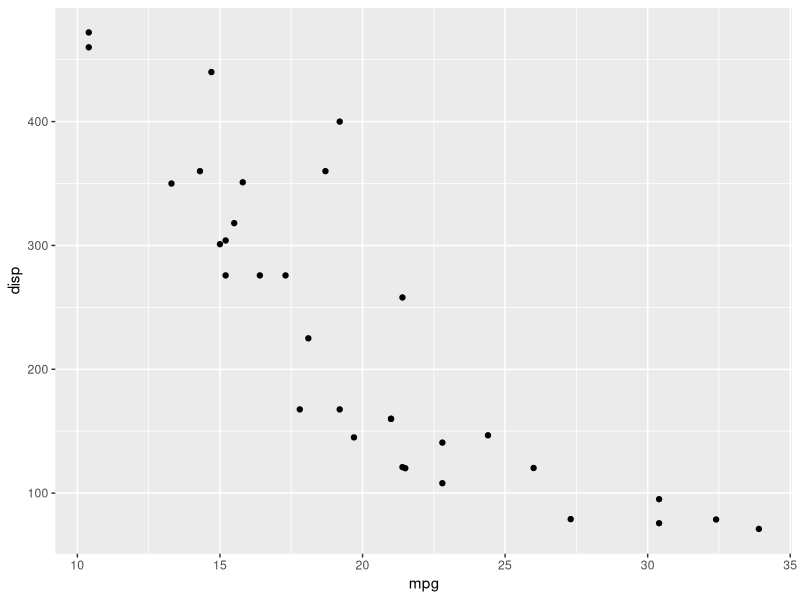
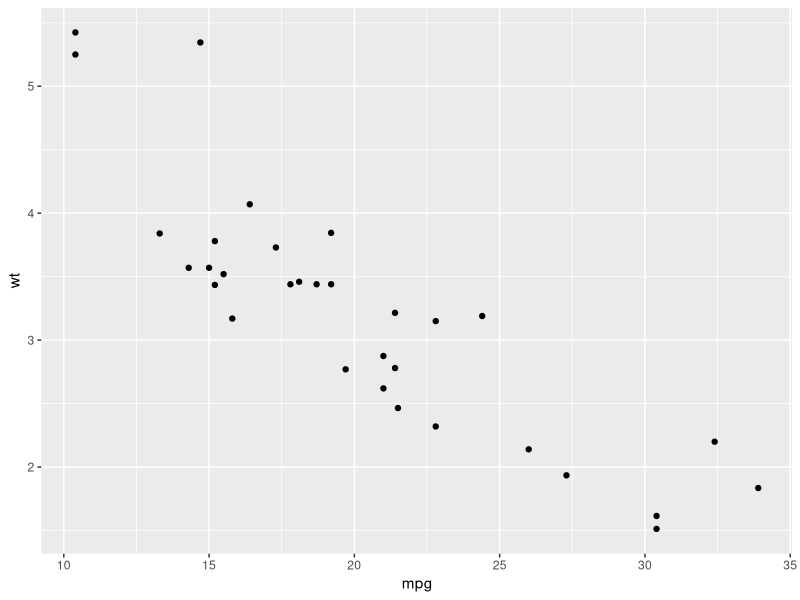
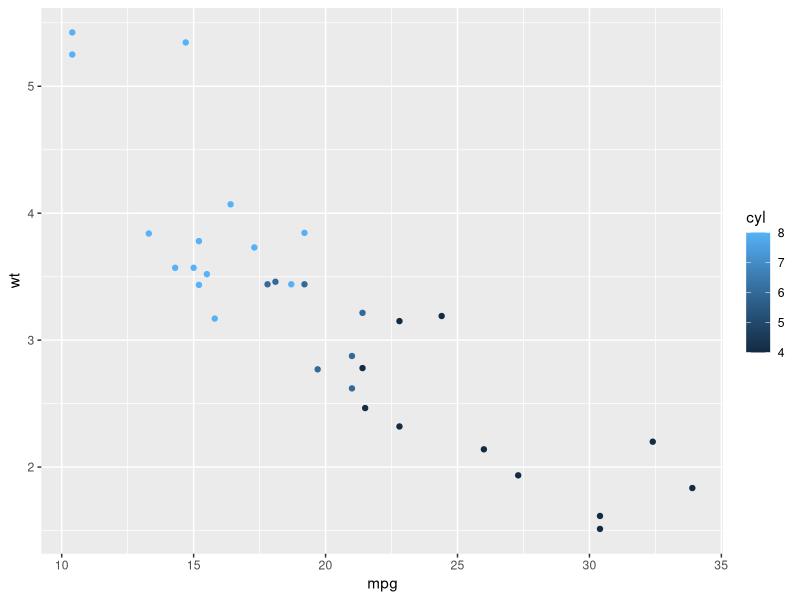
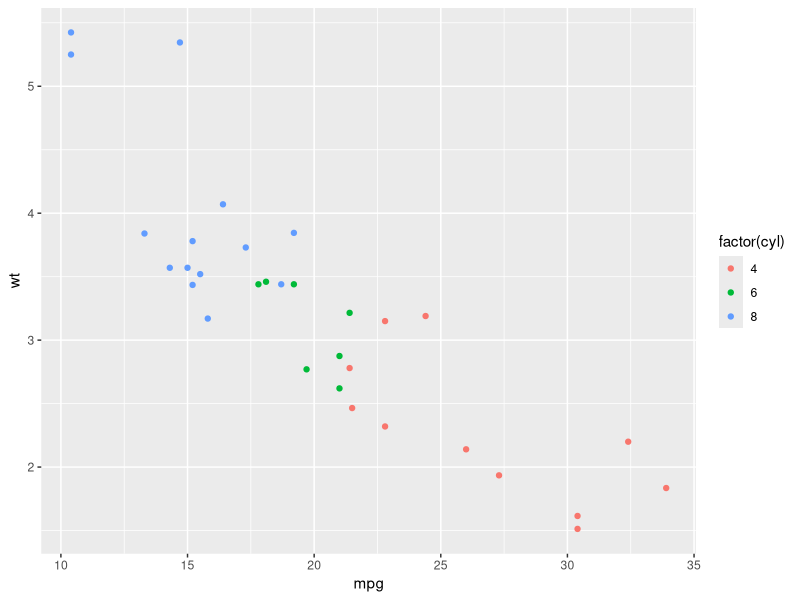
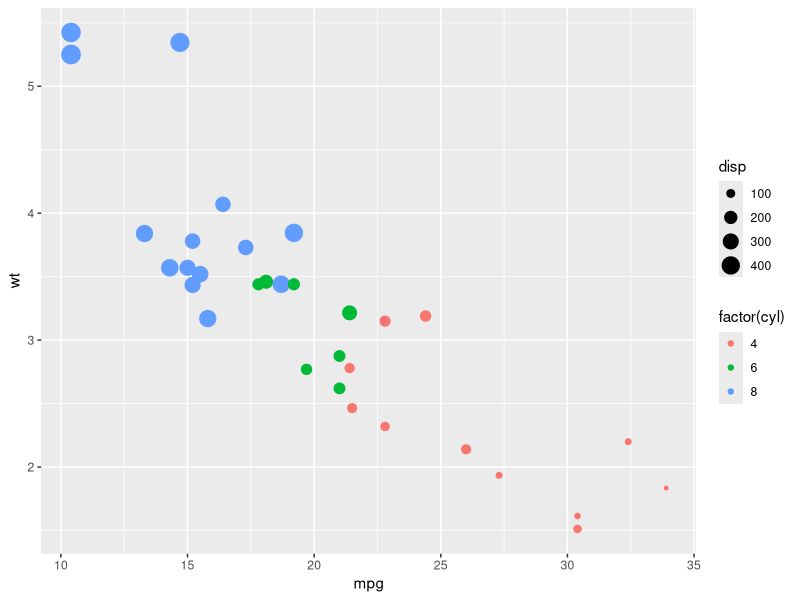
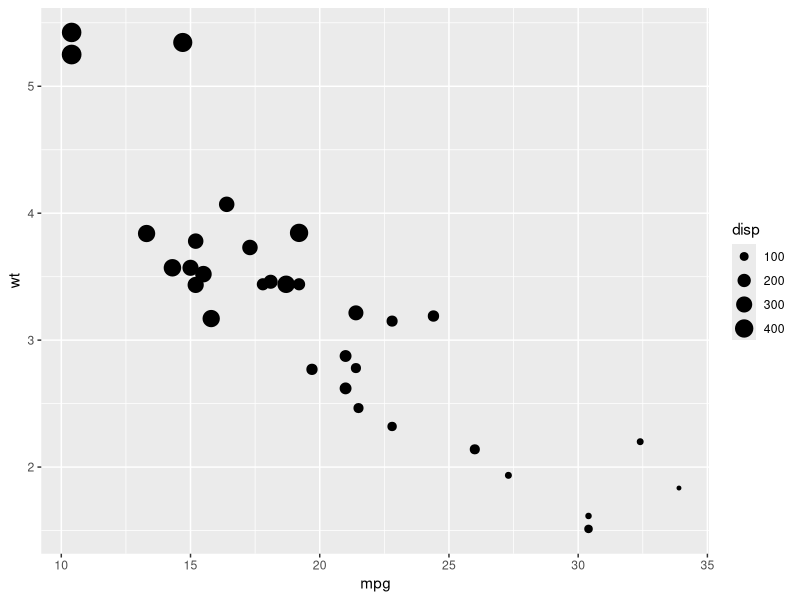
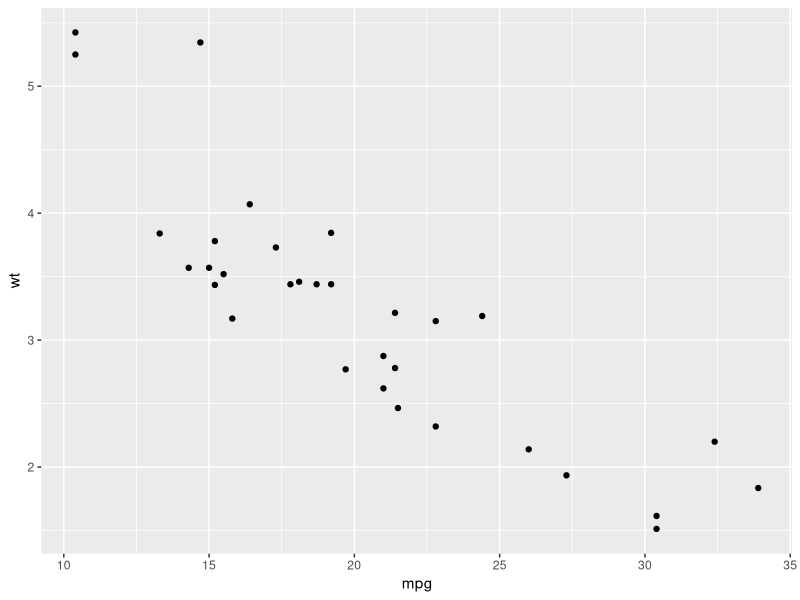
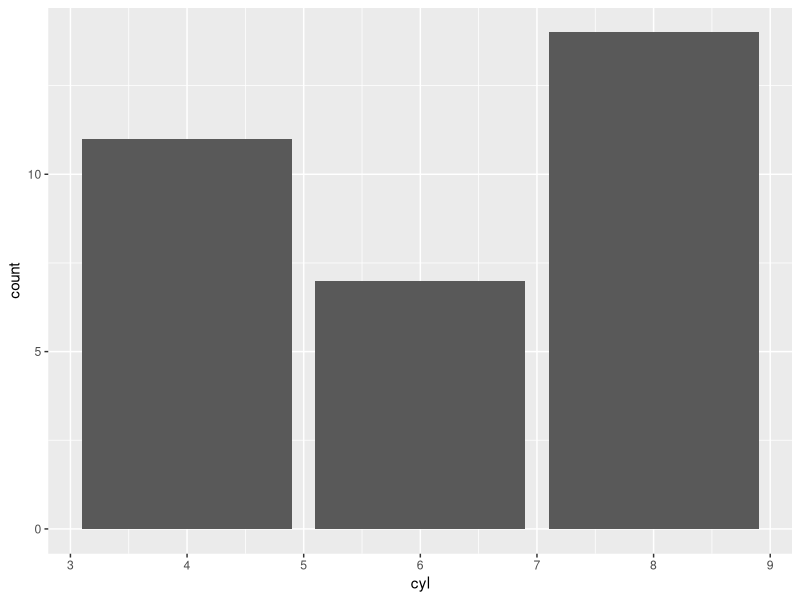

Recreate these plots in R, in order.
## ---- chunk 1
options(htmltools.dir.version = FALSE, fig.height = 5, fig.width = 7)
library(tidyverse)
mtcars <- as_tibble(mtcars)
## ---- chunk 2
mtcars
## ---- chunk 3
ggplot(data = mtcars) + 
  aes(x = mpg, y = disp) + 
  geom_point()
## ---- chunk 4
ggplot(mtcars) + 
  aes(x = mpg, y = wt) + #<<
  geom_point()
## ---- chunk 5
ggplot(mtcars) + 
  aes(x = mpg, y = wt, color = cyl) + #<<
  geom_point()
## ---- chunk 6
ggplot(mtcars) + 
  aes(x = mpg, y = wt, color = factor(cyl)) + #<<
  geom_point()
## ---- chunk 7
ggplot(mtcars) + 
  aes(x = mpg, y = wt, color = factor(cyl), size = disp) + #<<
  geom_point()
## ---- chunk 8
ggplot(mtcars) + 
  aes(x = mpg, y = wt, size = disp) + #<<
  geom_point()
## ---- chunk 9
ggplot(mtcars) + 
  aes(x = mpg, y = wt) + 
  geom_point() #<<
## ---- chunk 10
ggplot(mtcars) + 
  aes(x = cyl) + 
  geom_bar() #<<
## ---- chunk 11
ggplot(mtcars) + 
  aes(x = mpg) + 
  geom_histogram() #<<
## ---- chunk 12
ggplot(mtcars) + 
  aes(y = mpg) + 
  geom_boxplot() #<<
## ---- chunk 13
ggplot(mtcars) + 
  aes(x = mpg, y = wt, color = factor(cyl)) +
  geom_point() +
  labs( #<<
    title = "Miles/Gallon by Weight of Car", #<<
    subtitle = "1973-74 models", #<<
    x = "Weight", #<<
    y = "Miles per Gallon", #<<
    color = "Number of cylinders", #<<
    caption = "Source: 1974 Motor Trend US magazine" #<<
  ) #<<
